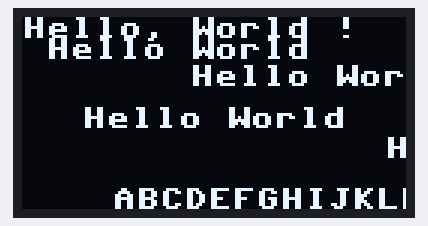
A program run on a simulated MicroPython board. Shown: 128×64 one-colour display. Library files of the repository ran but are not shown: ssd1306.py. At 0.2 s the program stops and its outputs stay as they are.

Above: at 0.2 s.

The program:

TP2_I2C_Oled_1.py
```python
from machine import Pin, SoftI2C
import time
import ssd1306

#configuration du bus I2C sur l'ESP8266.
#le timeout est nécessaire pour eviter l'erreur watch dog si pas de réponse sur le Bus.

i2c = SoftI2C(scl=Pin(21), sda=Pin(20), freq=100000, timeout=5000)
oled_width = 128
oled_height = 64
oled = ssd1306.SSD1306_I2C(oled_width, oled_height, i2c)
oled.text('Hello, World !', 0, 0)
oled.text('Hello World', 8, 7)
oled.text('Hello World', 56, 16)
oled.text('Hello World', 20, 30)
oled.text('Hello World', 121, 40)
oled.text('ABCDEFGHIJKLMNOP', 30, 57)
oled.show()
```
